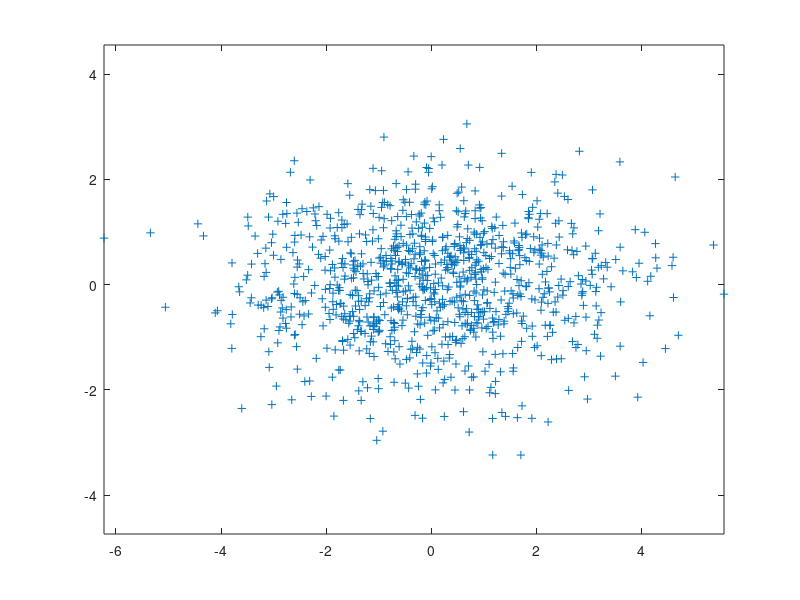

Recreate this plot in MATLAB. (Note: this script raises an error after producing the figure.)
% [inputs,targets] = cancer_dataset;
% hiddenLayerSize = 10;
% net = patternnet(hiddenLayerSize);
% 
% net.divideParam.trainRatio = 70/100;
% net.divideParam.valRatio   = 15/100;
% net.divideParam.testRatio  = 15/100;
% 
% 
% [net,tr] = train(net,inputs,targets);
% 
% outputs = net(inputs);
% errors = gsubtract(targets,outputs);
% performance = perform(net,targets,outputs)
% 
% tInd = tr.testInd;
% tstOutputs = net(inputs(:,tInd));
% tstPerform = perform(net,targets(:,tInd),tstOutputs)

% ---------------------------------------------------------------------------
% map = magmap_construction('mats',.5);
% plot(map(:,1),map(:,2),'x')
% ---------------------------------------------------------------------------

err_cnt = 0;
for i = 1:1000
    try 
        a = rand(3); 
        c = cov(a) + .0001 * eye(3); 
        m = mean(a); 
        mvnpdf(a, m, c);
    catch me
        err_cnt = err_cnt + 1;
    end
end
%%
close all
n = 1000;
mu = [0,0];
% sigma = [0.10409786, 0.13461109; 0.13461109, 0.29744705];
% sigma = [0.27791309 0.22856106;0.22856106 0.16106075];
sigma = [2.97925885  0.02243997;0.02243997  0.98844656];
eig(sigma)
sigma - sigma.'
S = sigma' * sigma
S2 = (sigma + sigma')/2
%%
mvnRand = mvnrnd(mu,sigma,n);
plot(mvnRand(:,1),mvnRand(:,2),'+')
axis equal
sdf(gcf,'sj')